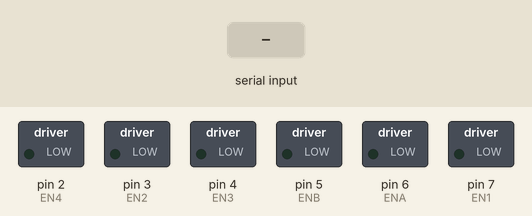
Recording of a sketch running on a simulated Arduino Mega 2560, built with avr-gcc and run on an emulated ATmega2560. On the bench: switched loads named in the sketch (green lamp = pin HIGH). Dashed ring = blinking. The inputs (shaded band) are chosen by the test bench. What the sketch prints to the serial monitor is not drawn.

Above: at 1.2 s.
1.3 s: "4" received over the second serial link
At 2.1 s:
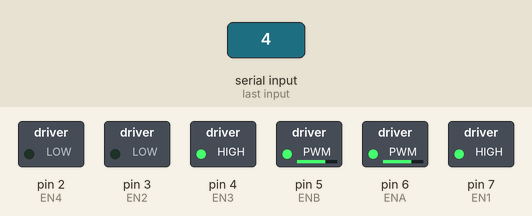
4.3 s: "3" received over the second serial link
At 6.9 s:
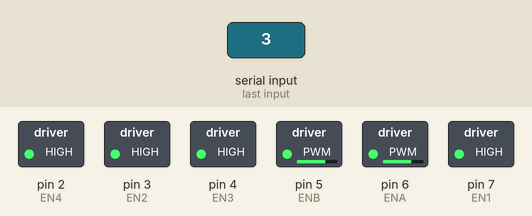
7.3 s: "5" received over the second serial link
At 11.3 s:
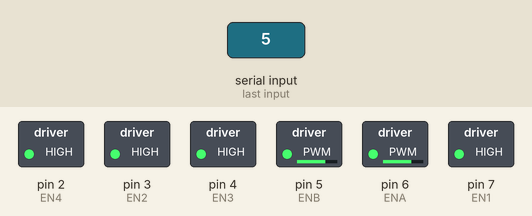
Timing chart, 0 to 12.8 s (numbered marks = the images above; inputs shaded):
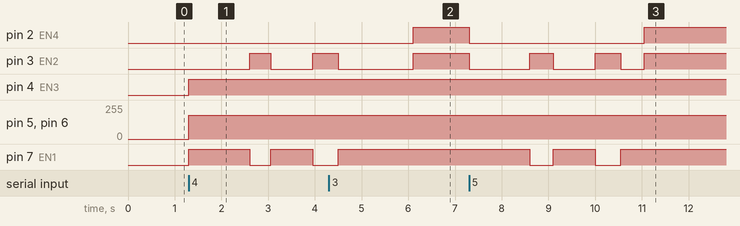

The sketch:

SMART_CAR.ino
```cpp
//#include <Servo.h>
#include <SoftwareSerial.h>
//Servo servo;
int value =0;
#define ENA 6  //pwm
#define EN1 7
#define EN2 3

#define ENB 5
#define EN3 4
#define EN4 2

int DELAY = 10;
int Speed_PWM = 180; //초기속도 제어 0-255

void GO() {
 //Serial.print("success");
  digitalWrite(EN1, HIGH); // 정방향 회전
  digitalWrite(EN2, LOW); // 정방향 회전
  analogWrite(ENA, Speed_PWM); // 최고 속도
  digitalWrite(EN3, HIGH); // 정방향 회전
  digitalWrite(EN4, LOW); // 정방향 회전
  analogWrite(ENB, Speed_PWM); // 최고 속도
}
void BACK() {
  digitalWrite(EN1, LOW); // 역방향 회전
  digitalWrite(EN2, HIGH); // 역방향 회전
  digitalWrite(EN3, LOW); // 역방향 회전
  digitalWrite(EN4, HIGH); // 역방향 회전
  analogWrite(ENA, Speed_PWM); // 최고 속도
  analogWrite(ENB, Speed_PWM); // 최고 속도
}
void LEFT() {
  digitalWrite(EN1, LOW); // left_wheel
  digitalWrite(EN2, HIGH); // left_wheel
  digitalWrite(EN3, HIGH); // right_wheel
  digitalWrite(EN4, LOW); // right_wheel
  analogWrite(ENA, Speed_PWM); // 최고 속도
  analogWrite(ENB, Speed_PWM); // 최고 속도
}
void RIGHT() {
  digitalWrite(EN1, HIGH); // left_wheel
  digitalWrite(EN2, LOW); // left_wheel
  digitalWrite(EN3, LOW); // right_wheel
  digitalWrite(EN4, HIGH); // right_wheel
  analogWrite(ENA, Speed_PWM); // 최고 속도
  analogWrite(ENB, Speed_PWM); // 최고 속도
}

void STOP() {
  digitalWrite(EN1, HIGH); // BREAK 정지
  digitalWrite(EN2, HIGH); //
  digitalWrite(EN3, HIGH); //
  digitalWrite(EN4, HIGH); //
}

//13번 핀의 출력을 알 수 있도록 보드에 LED가 내장되어 있으므로 LED핀 번호를 13번으로 바꿔 동작 체크
void setup() {
  pinMode(EN1, OUTPUT); // 방향 핀
  pinMode(EN2, OUTPUT); // 방향 핀
  pinMode(ENA, OUTPUT); // 속도 조절
  pinMode(EN3, OUTPUT); // 방향 핀
  pinMode(EN4, OUTPUT); // 방향 핀
  pinMode(ENB, OUTPUT); // 속도 조절
  Serial.begin(9600);
  Serial1.begin(9600);
}

void loop() {
  char inx2;
  if(Serial1.available()){
    inx2=Serial1.read();
    Serial.write(inx2);
    switch(inx2){
      case '1':
        GO();
        delay(400);
        STOP();
        break;
      case '2':
        GO();
        delay(800);
        STOP();
        break;
      case '3':
        GO();
        delay(1300);
        STOP();
        break;
      case '4':
        GO();
        delay(1300);
        LEFT();
        delay(450);
        GO();
        delay(900);
        LEFT();
        delay(550);
        GO();
        delay(300);
        STOP();
        break;
      case '5':
        GO();
        delay(1300);
        LEFT();
        delay(500);
        GO();
        delay(900);
        LEFT();
        delay(550);
        GO();
        delay(500);
        STOP();
        break;
        break;
    }
  }
}
```

Measured:
- after the input at 1.3 s, pin 3 (EN2): LOW → HIGH after 1.3 s, → LOW 0.45 s later, → HIGH 0.90 s later; pin 4 (EN3): LOW → HIGH at once; pin 5 (ENB), pin 6 (ENA): 0/255 → 180/255 at once; pin 7 (EN1): LOW → HIGH at once, → LOW 1.3 s later, → HIGH 0.45 s later, → LOW 0.90 s later
- after the input at 4.3 s, pin 2 (EN4): LOW → HIGH after 1.8 s instead of 0.50 s
- after the input at 7.3 s, pin 2 (EN4): HIGH → LOW at once, → HIGH 3.8 s later; pin 3 (EN2): goes LOW 1.3 s, HIGH 0.50 s, LOW 0.90 s, HIGH 0.55 s, LOW 0.50 s, then HIGH, starting at once; pin 7 (EN1): alternates HIGH for 0.90 s and LOW for 0.53 s, 4 changes in all, then stays HIGH, starting after 1.3 s
